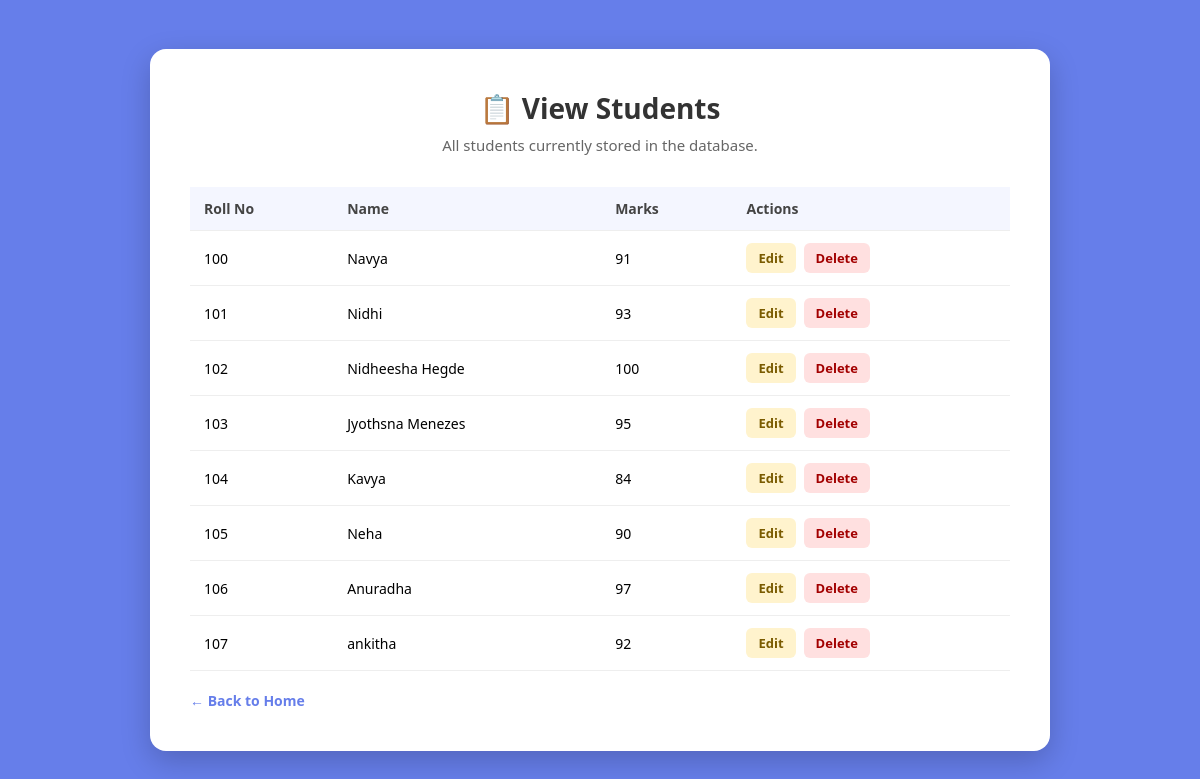
The app's page /students (signed in) with its own data.
### tables this page shows
CREATE TABLE students (
            id INTEGER PRIMARY KEY AUTOINCREMENT,
            roll_no INTEGER NOT NULL UNIQUE,
            name TEXT NOT NULL,
            marks INTEGER NOT NULL
        );

### app.py (the view)
@app.route("/students")
@login_required
def view_students():
    students = database.get_all_students()
    return render_template("students.html", students=students)

### app.py (called while the page is built)
def login_required(view_function):
    @wraps(view_function)
    def wrapped_view(*args, **kwargs):
        if "user_id" not in session:
            return redirect(url_for("login"))
        return view_function(*args, **kwargs)
    return wrapped_view

### database.py (called while the page is built)
def get_connection():
    connection = sqlite3.connect(DATABASE_NAME)
    connection.row_factory = sqlite3.Row  # lets us access columns by name, like row["name"]
    return connection

def get_all_students():
    connection = get_connection()
    cursor = connection.cursor()
    cursor.execute("SELECT * FROM students ORDER BY roll_no ASC")
    rows = cursor.fetchall()
    connection.close()
    return rows

### templates/students.html (shortened to what this page needs)
<!DOCTYPE html>
<html lang="en">
<head>
    <link rel="stylesheet" href="{{ url_for('static', filename='style.css') }}">
</head>
<body>
    <div class="container container-wide">
        <h1>📋 View Students</h1>
        <p class="subtitle">All students currently stored in the database.</p>
        {% if students|length == 0 %}
            <p class="empty-message">No students added yet. Go to "Add Student" to add your first one.</p>
        {% else %}
            <table class="student-table">
                <thead>
                    <tr>
                        <th>Roll No</th>
                        <th>Name</th>
                        <th>Marks</th>
                        <th>Actions</th>
                    </tr>
                </thead>
                <tbody>
                    {% for student in students %}
                    <tr>
                        <td>{{ student["roll_no"] }}</td>
                        <td>{{ student["name"] }}</td>
                        <td>{{ student["marks"] }}</td>
                        <td class="actions-cell">
                            <a href="/edit/{{ student['id'] }}" class="btn-small btn-edit">Edit</a>
                            <a href="/delete/{{ student['id'] }}" class="btn-small btn-delete">Delete</a>
                        </td>
                    </tr>
                    {% endfor %}
                </tbody>
            </table>
        {% endif %}
        <a href="/" class="back-link">&larr; Back to Home</a>
    </div>
</body>
</html>

### static/style.css (style rules this page uses)
* { margin: 0; padding: 0; box-sizing: border-box; }
body { font-family: 'Segoe UI', Arial, sans-serif; background: #667eea; min-height: 100vh; display: flex; align-items: center; justify-content: center; padding: 20px; }
.container { background: #ffffff; max-width: 800px; width: 100%; padding: 40px; border-radius: 16px; box-shadow: 0 10px 30px rgba(0, 0, 0, 0.2); }
h1 { text-align: center; color: #333333; font-size: 28px; margin-bottom: 8px; }
.subtitle { text-align: center; color: #666666; margin-bottom: 32px; font-size: 15px; }
.back-link { display: inline-block; margin-top: 20px; color: #667eea; text-decoration: none; font-weight: 600; font-size: 14px; }
.container-wide { max-width: 900px; }
.student-table { width: 100%; border-collapse: collapse; margin-top: 10px; }
.student-table th, .student-table td { text-align: left; padding: 12px 14px; border-bottom: 1px solid #eeeeee; font-size: 14px; }
.student-table th { background: #f4f6ff; color: #444444; font-weight: 700; }
.actions-cell { display: flex; gap: 8px; }
.btn-small { display: inline-block; padding: 6px 12px; border-radius: 6px; font-size: 13px; font-weight: 600; text-decoration: none; }
.btn-edit { background: #fff3cd; color: #7a5b00; }
.btn-delete { background: #ffe0e0; color: #a30000; }

### records on screen
students: roll_no "100", name "Navya", marks "91"
students: roll_no "101", name "Nidhi", marks "93"
students: roll_no "102", name "Nidheesha Hegde", marks "100"
students: roll_no "103", name "Jyothsna Menezes", marks "95"
students: roll_no "104", name "Kavya", marks "84"
students: roll_no "105", name "Neha", marks "90"
students: roll_no "106", name "Anuradha", marks "97"
students: roll_no "107", name "ankitha", marks "92"
